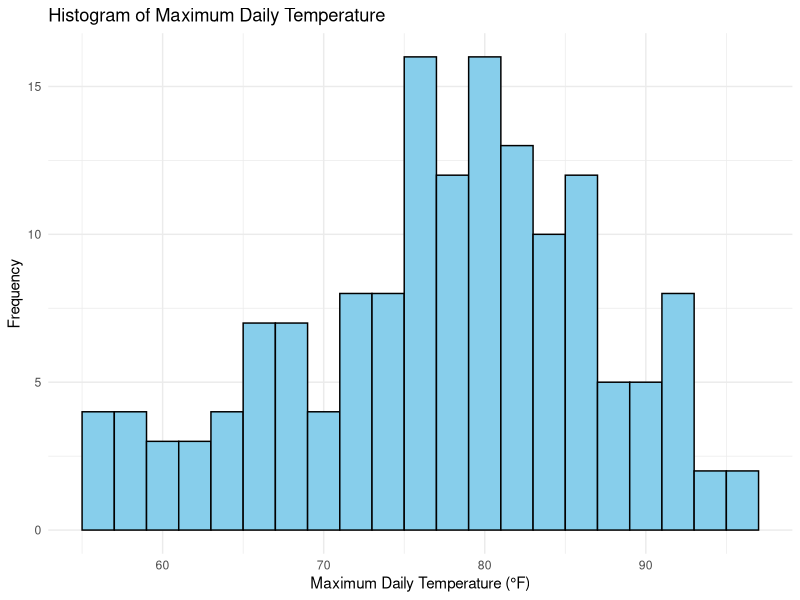

Reproduce this figure in R.
# Load the ggplot2 library
library(ggplot2)

# Create a histogram for maximum daily temperature
ggplot(airquality, aes(x = Temp)) + 
  geom_histogram(binwidth = 2, fill = "skyblue", color = "black") +
  labs(title = "Histogram of Maximum Daily Temperature",x = "Maximum Daily Temperature (°F)",y = "Frequency") +
  theme_minimal()